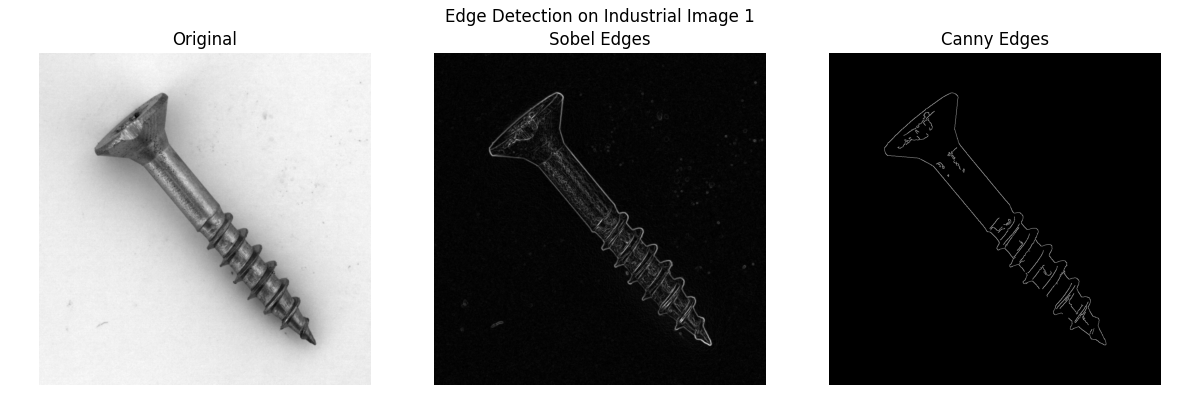
#> input picture Image/Assignment-1/industrial_edge_detection_1.png, 1200 x 400 px, given in place of 000.png, which was not available
$ python H1.py   (older library calls are emulated)
#> lines starting #> are read from the running program, lines starting #| are printed output that depends on the picture; after the words box and inside, x2 and y2 are one past the last pixel; in counts of white or black regions, pixels touching at a corner belong together; pictures that were not available may be replaced by others from this repository, and a replacement may not be noted
import cv2
import numpy as np
import matplotlib.pyplot as plt
import os

# Base directory for MVTec AD dataset (e.g., 'screw' category for industrial images)
base_dir = './archive/screw/'

# Sample industrial image paths (using defective and good for comparison)
image_paths = [
    os.path.join(base_dir, 'test', 'scratch_head', '000.png'),  # Defective image
    os.path.join(base_dir, 'train', 'good', '000.png')  # Good image
]

# Function to apply Sobel and Canny edge detectors
def apply_edge_detectors(img_path):
    # Load image in grayscale
    img = cv2.imread(img_path, cv2.IMREAD_GRAYSCALE)
#> img is the input picture: shape (400, 1200); min 0, max 255, mean 129.2
    if img is None:
        print(f"Error: Image not found at {img_path}")
        return None, None, None

    # Preprocess: Gaussian blur to reduce noise
    blurred = cv2.GaussianBlur(img, (5, 5), 0)

    # Sobel Edge Detector
    sobel_x = cv2.Sobel(blurred, cv2.CV_64F, 1, 0, ksize=3)
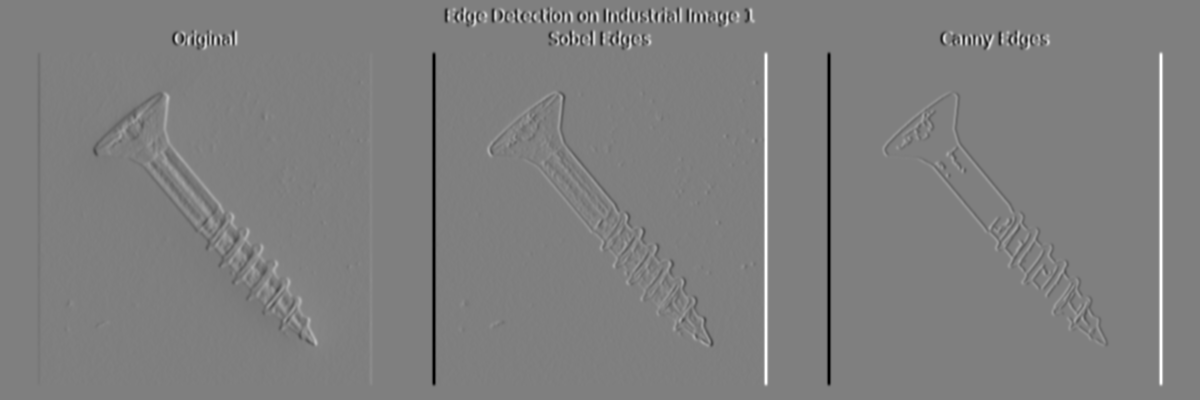
#> sobel_x: shape (400, 1200) float64; min -636, max 636, mean 0; drawn with min black and max white
    sobel_y = cv2.Sobel(blurred, cv2.CV_64F, 0, 1, ksize=3)
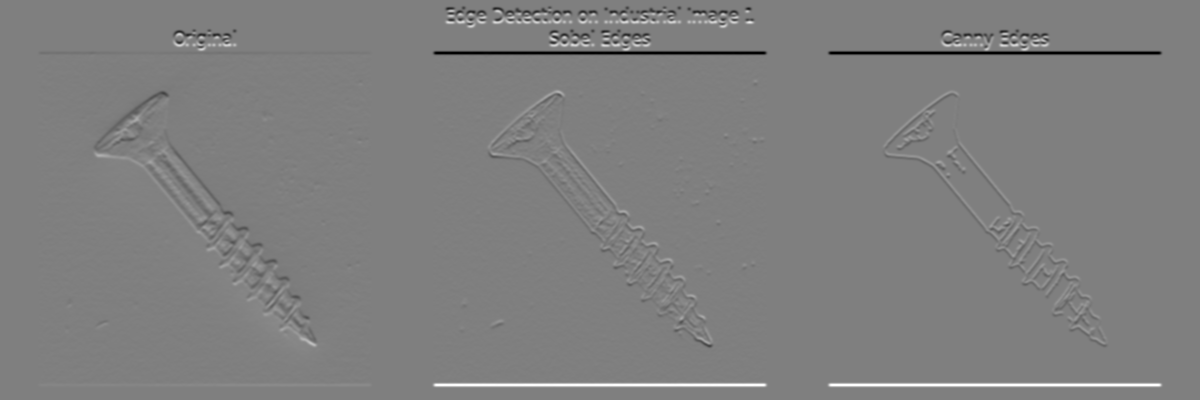
#> sobel_y: shape (400, 1200) float64; min -636, max 636, mean 0; drawn with min black and max white
    sobel = cv2.convertScaleAbs(np.sqrt(sobel_x**2 + sobel_y**2))
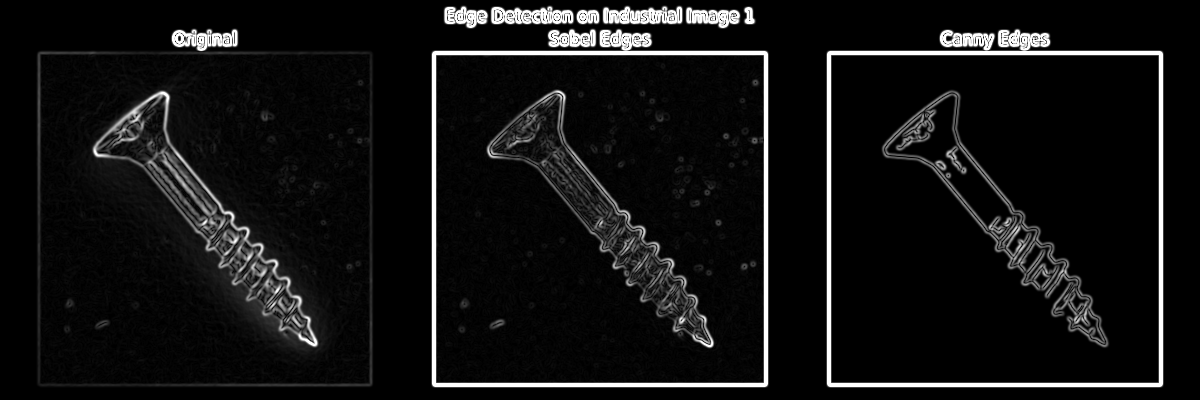
#> sobel: shape (400, 1200); min 0, max 255, mean 18.1

    # Canny Edge Detector
    canny = cv2.Canny(blurred, 50, 150)  # Thresholds tunable
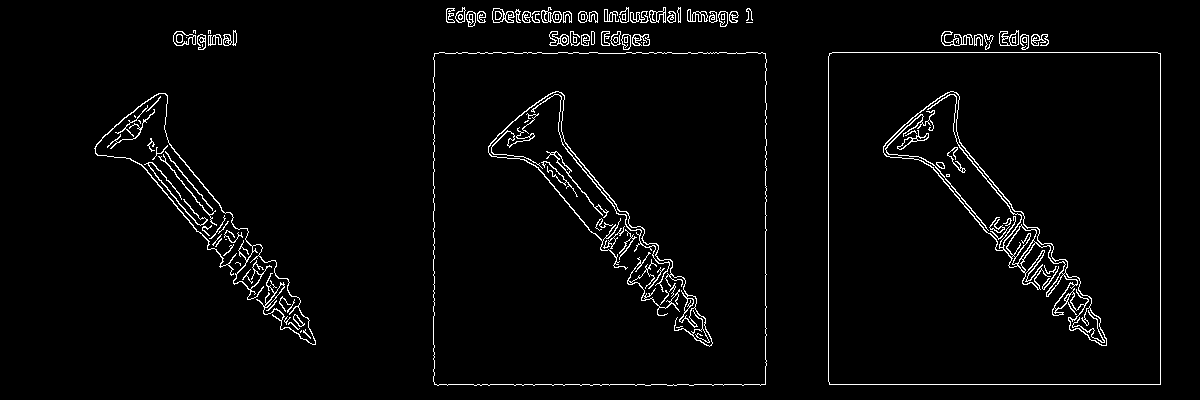
#> canny: shape (400, 1200); 3% white in thin lines or dots, all inside (x1, y1, x2, y2) = (94, 7, 1161, 386)

    return img, sobel, canny

# Process and visualize for each image
for idx, img_path in enumerate(image_paths):
    original, sobel, canny = apply_edge_detectors(img_path)
    if original is None:
        continue

    # Visualization
    fig, axes = plt.subplots(1, 3, figsize=(12, 4))
    axes[0].imshow(original, cmap='gray')
    axes[0].set_title('Original')
    axes[0].axis('off')

    axes[1].imshow(sobel, cmap='gray')
    axes[1].set_title('Sobel Edges')
    axes[1].axis('off')

    axes[2].imshow(canny, cmap='gray')
    axes[2].set_title('Canny Edges')
    axes[2].axis('off')

    plt.suptitle(f'Edge Detection on Industrial Image {idx+1}')
    plt.tight_layout()
    plt.savefig(f'industrial_edge_detection_{idx+1}.png')
    plt.show()

    # Save results
    cv2.imwrite(f'sobel_{idx+1}.jpg', sobel)
    cv2.imwrite(f'canny_{idx+1}.jpg', canny)
    print(f"Results saved for image {idx+1}")
#> pass 2 of the loop `for idx, img_path in enumerate(image_paths):`:
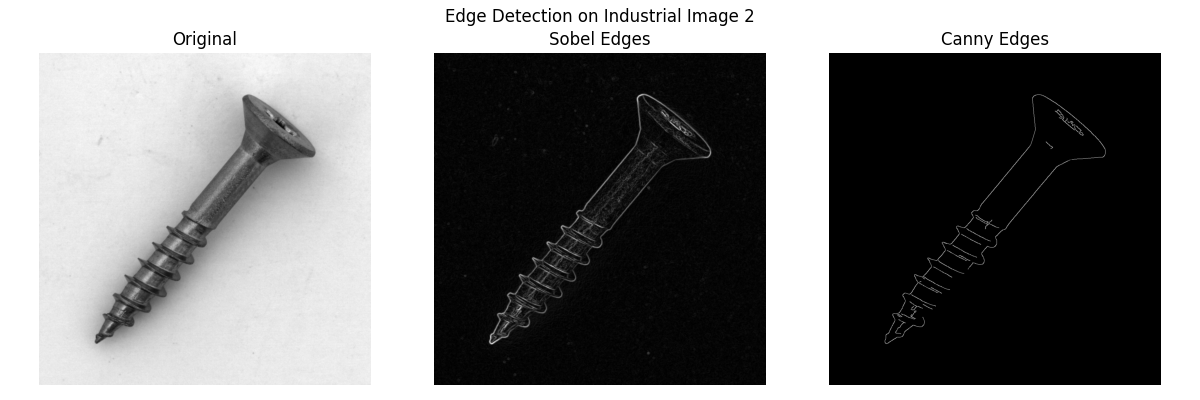
#> input picture Image/Assignment-1/industrial_edge_detection_2.png, 1200 x 400 px, given in place of 000.png, which was not available
#> in apply_edge_detectors, img is the input picture: shape (400, 1200); min 0, max 255, mean 128.1
#> in apply_edge_detectors (call 2), `sobel_y = cv2.Sobel(blurred, cv2.CV_64F, 0, 1, ksize=3)`:
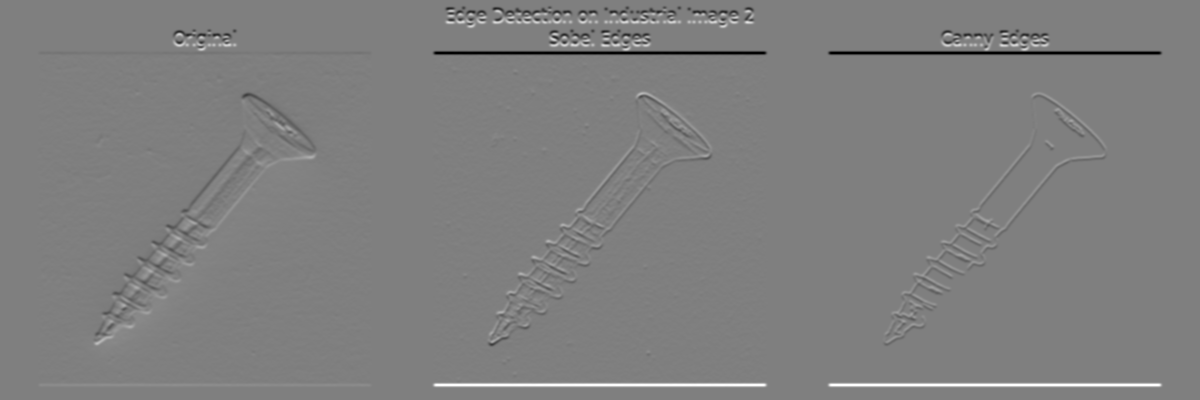
#> sobel_y: shape (400, 1200) float64; min -636, max 636, mean 0; drawn with min black and max white
#> in apply_edge_detectors (call 2), `canny = cv2.Canny(blurred, 50, 150)`:
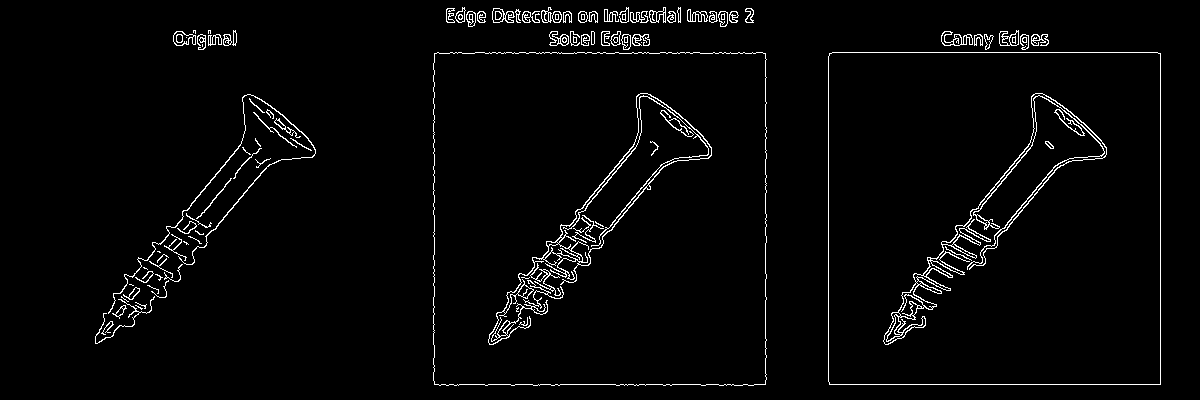
#> canny: shape (400, 1200); 2.7% white in thin lines or dots, all inside (x1, y1, x2, y2) = (95, 7, 1161, 386)
